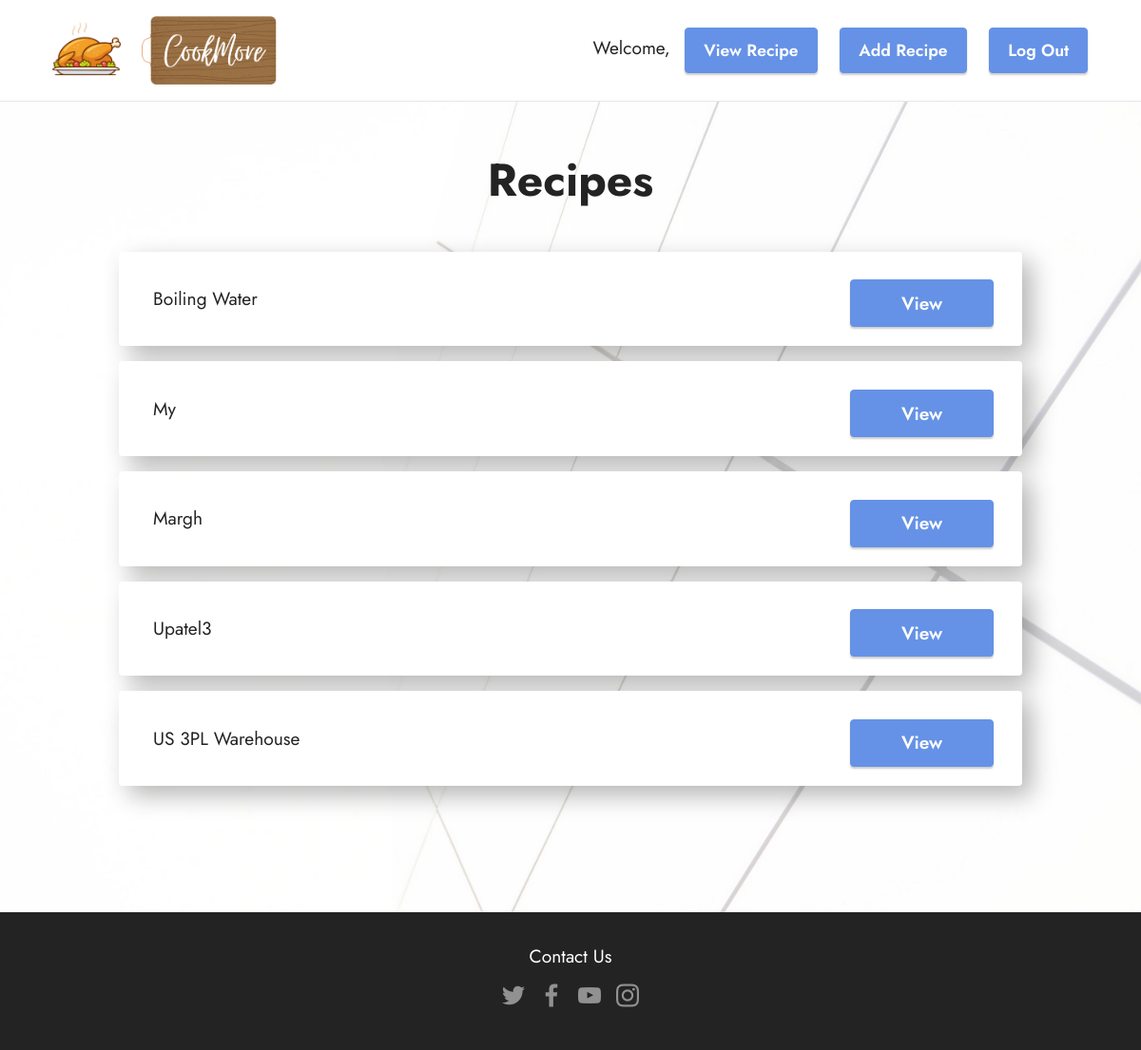
Page /recipes/ (signed in) on the committed database.
### recipe/models.py (models this page shows)
class Recipe(models.Model):
    recipe_name = models.CharField(max_length=255)
    recipe_steps = models.CharField(max_length=255)
    recipe_prep_time = models.DurationField()
    recipe_cook_time = models.DurationField()
    recipe_servings = models.IntegerField()
    recipe_image = models.FileField(upload_to='images')
    recipe_ingredient = models.ManyToManyField('Ingredient')
    recipe_favourites = models.ManyToManyField(settings.AUTH_USER_MODEL, blank=True)
    recipe_chef = models.ForeignKey(settings.AUTH_USER_MODEL, on_delete=models.CASCADE, related_name='creater')
    def __str__(self):
        return self.recipe_name

### recipe/views.py (the view)
# urls.py: path('recipes/', views.view_recipes, name="view-recipes"),
def view_recipes(request):
    recipes = Recipe.objects.all()
    context = { 'recipes' : recipes }
    return render(request, "recipe/view_recipes.html", context=context)

### recipe/templates/recipe/view_recipes.html (shortened to what this page needs)
{% load static %}
{% include 'header.html' %}
<section class=" cid-sot7C68He7" id="form7-w">
    <div class="container">
        <div class="mbr-section-head">
            <h3 class="mbr-section-title mbr-fonts-style align-center mb-0 display-2">
                <strong>Recipes</strong></h3>
        </div>
        <div class="row justify-content-center mt-4">
            <ul class="col-sm-10" style="list-style-type:none;">
                {% for recipe in recipes %}
                    <li class="my-3">
                        <div class="card">
                            <div class="card-body row d-flex align-items-center" style="
                            background-color: #fff;
                            background-clip: border-box;
                            border-radius: .25rem;
                            box-shadow: 10px 10px 26px 0px rgba(0,0,0,0.29);
                        ">
                                <p class="mbr-section-title mbr-fonts-style mb-0 display-7 col">
                                    {{recipe}}
                                </p>
                                <a href="{% url 'recipe-details' recipe.id %}" class="col-sm-2 mbr-fonts-style mb-0 display-7 btn btn-primary">View</a>
                            </div>
                        </div>
                    </li>
                {% endfor %}
            </ul>
        </div>
    </div>
</section>
{% include 'footer.html' %}

### recipe/static/assets/theme/css/style.css (style rules this page uses)
section { background-color: #ffffff; }
body { font-style: normal; line-height: 1.5; font-weight: 400; color: #232323; position: relative; }
section, .container, .container-fluid { position: relative; word-wrap: break-word; }
a { font-style: normal; font-weight: 400; cursor: pointer; }
a, a:hover { text-decoration: none; }
.mbr-section-title { font-style: normal; line-height: 1.3; }
h1, h2, h3, h4, h5, h6, .display-1, .display-2, .display-4, .display-5, .display-7, p, a { line-height: 1; word-break: break-word; word-wrap: break-word; font-weight: 400; }
b, strong { font-weight: bold; }
section { background-position: 50% 50%; background-repeat: no-repeat; background-size: cover; }
.align-center { text-align: center; }
.card { background-color: transparent; border: none; }
.btn { font-weight: 600; border-width: 1px; font-style: normal; margin: 0.6rem 0.6rem; white-space: normal; -webkit-transition: all 0.2s ease-in-out; transition: all 0.2s ease-in-out; display: -webkit-inline-box; display: -ms-inline-flexbox; display: inline-flex; -webkit-box-align: center; -ms-flex-align: center; align-items: center; -webkit-box-pack: center; -ms-flex-pack: center; justify-content: center; word-break: break-word; }
.row { display: -webkit-flex; -webkit-flex-wrap: wrap; }
.justify-content-center { -webkit-justify-content: center; }
html, body { height: auto; min-height: 100vh; }
ul, ol, pre, blockquote { margin-bottom: 2.3125rem; }
.mt-4 { margin-top: 2rem !important; }
@media (min-width: 992px) { .container { padding-left: 16px; padding-right: 16px; } }
@media (min-width: 992px) { .row { margin-left: -16px; margin-right: -16px; } }
@media (min-width: 992px) { .row > [class*="col"] { padding-left: 16px; padding-right: 16px; } }

### recipe/static/assets/mobirise/css/mbr-additional.css (style rules this page uses)
body { font-family: IBM Plex Sans; }
.display-2 { font-family: 'Jost', sans-serif; font-size: 3rem; line-height: 1.1; }
.display-7 { font-family: 'Jost', sans-serif; font-size: 1.2rem; line-height: 1.5; }
.btn { padding: 0.6rem 1.2rem; border-radius: 4px; }
.btn-primary, .btn-primary:active { background-color: #6592e6 !important; border-color: #6592e6 !important; color: #ffffff !important; box-shadow: 0 2px 2px 0 rgba(0, 0, 0, 0.2); }
a, a:hover { color: #6592e6; }
body { overflow-x: hidden; }
a { transition: color 0.6s; }
.cid-sot7C68He7 { padding-top: 5rem; padding-bottom: 5rem; background-image: url("../../../assets/images/background1.jpg"); }

### rows in the picture
Recipe: recipe_name "Boiling Water"
Recipe: recipe_name "My"
Recipe: recipe_name "Margh"
Recipe: recipe_name "Upatel3"
Recipe: recipe_name "US 3PL Warehouse"
